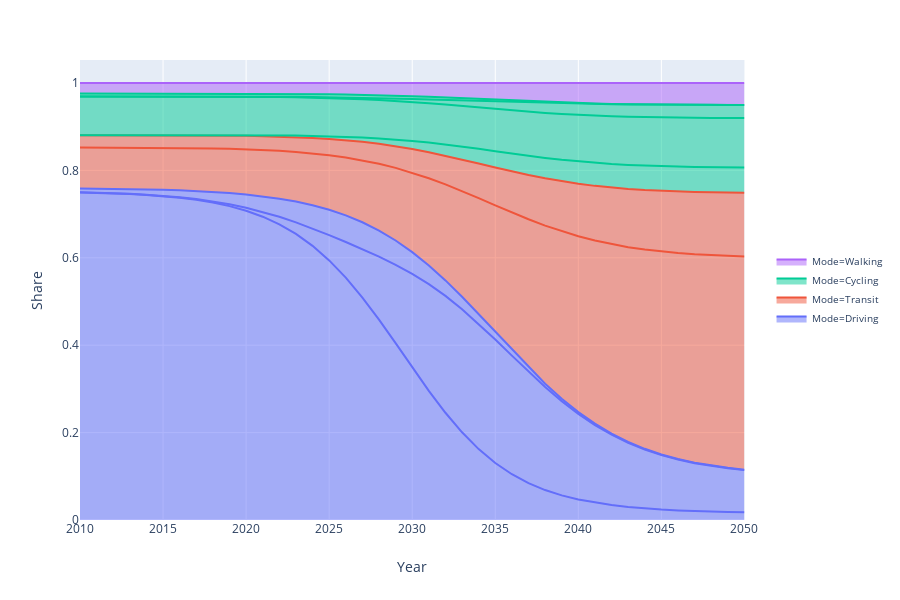
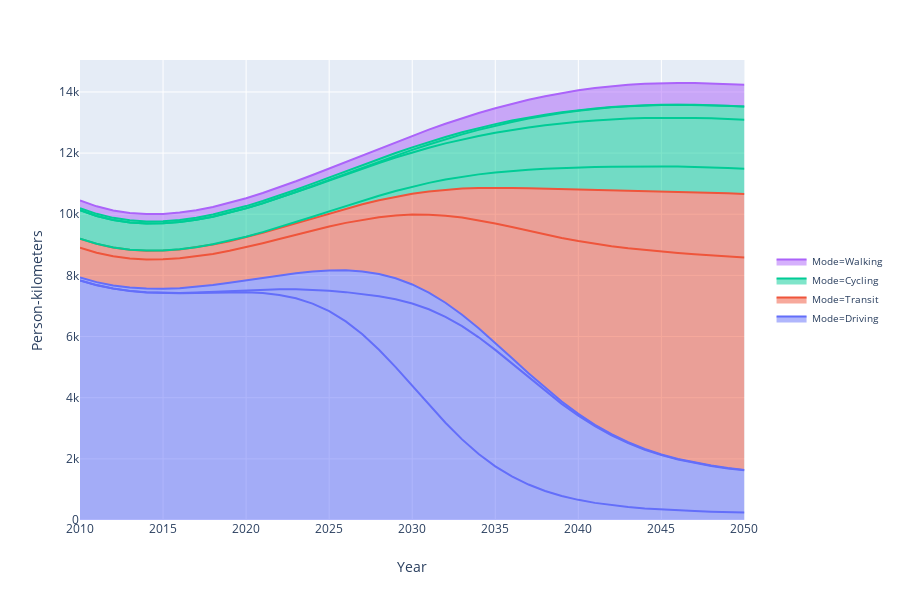

The notebook cell saved with these charts, in order:
### Code cell
###    R U N   F U N C T I O N S   P E R S O N   T R A N S P O R T 

### calculates shares per vehicle type
dfHP, DHP = CarsFirst(x, PolyHP)
BinaryShifts(x, DHP, 'HoogPerson', figs=True)
PlotService(x, dfHP, y='Share', scn='HoogPerson', figs=True)
PlotService(x, dfHP, y='Person-kilometers', scn='HoogPerson', figs=True)

### calculates the amount of vehicles needed to supply service
dfHP, STVhp = ServiceToVehicles(x, dfHP, figs=True)
# BinaryShifts(x, STVhp, 'StV', figs=False)
